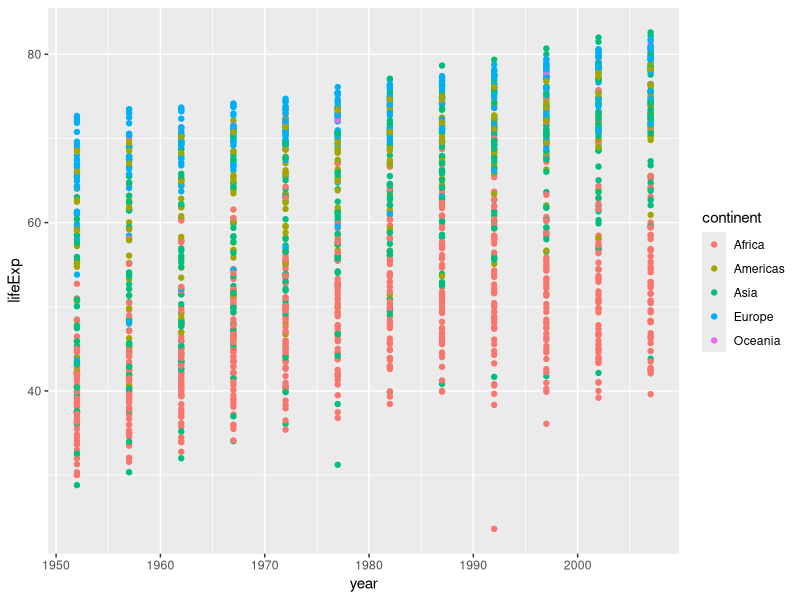
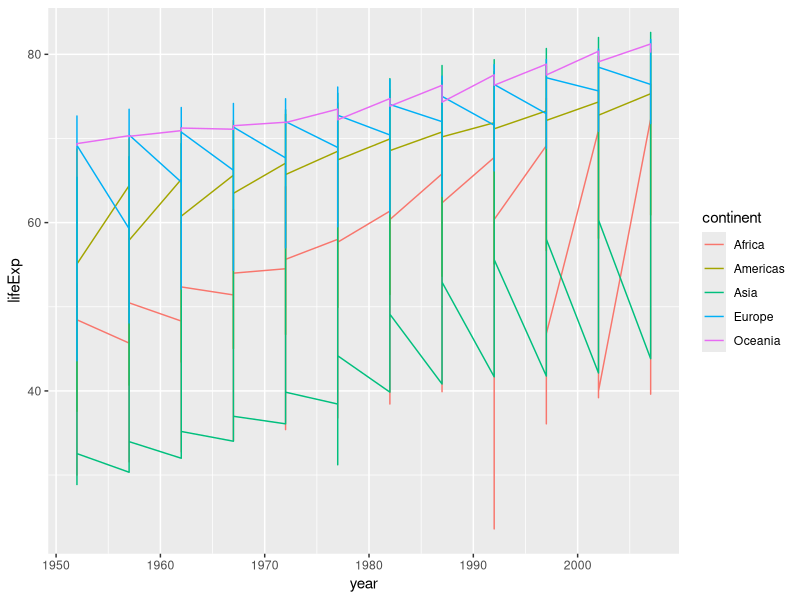
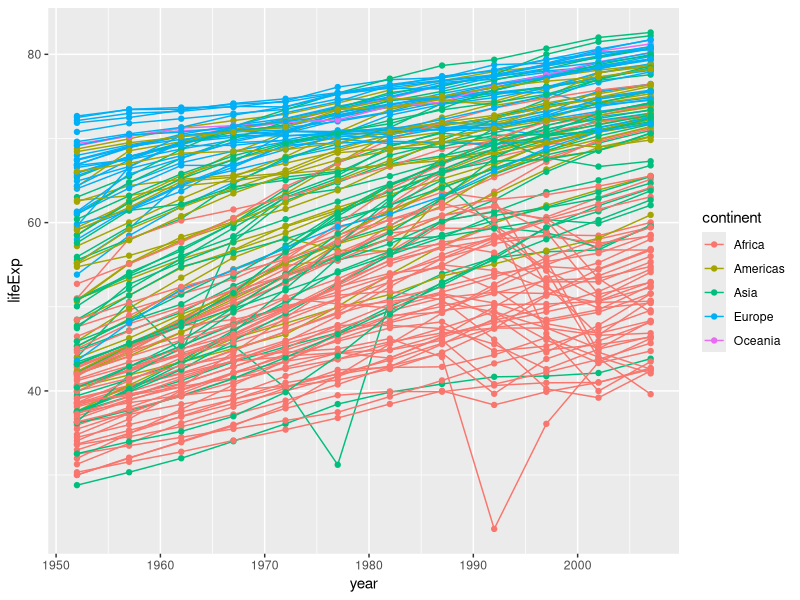
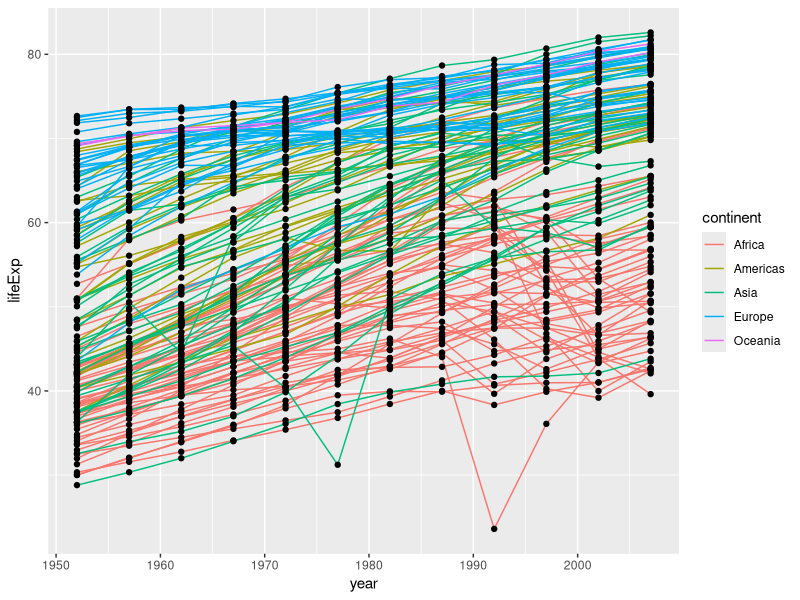
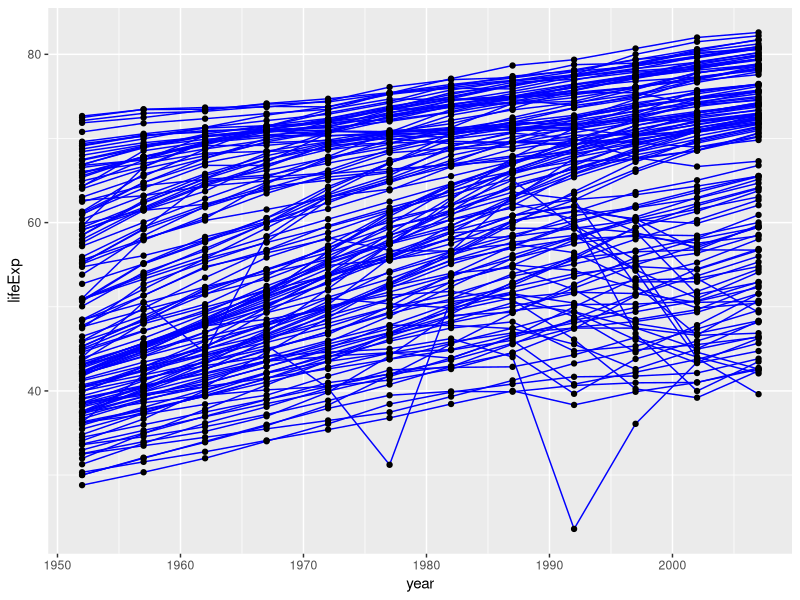
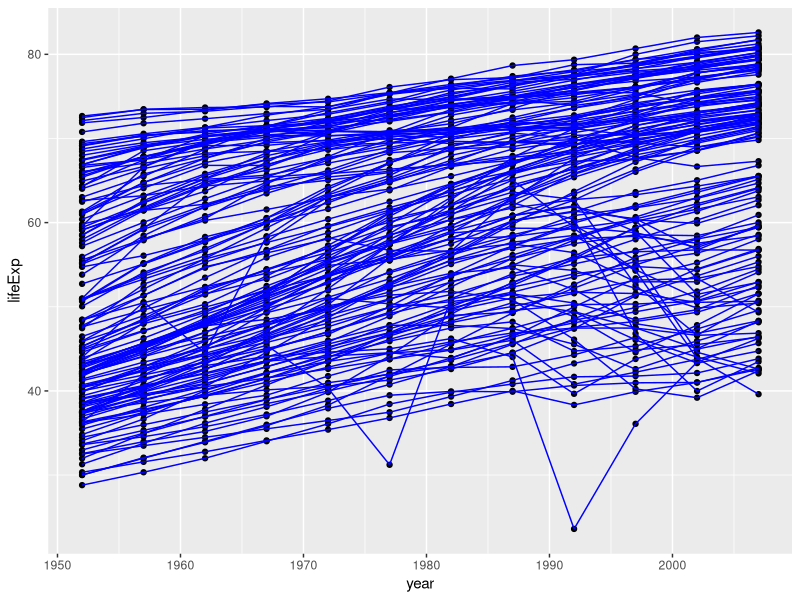
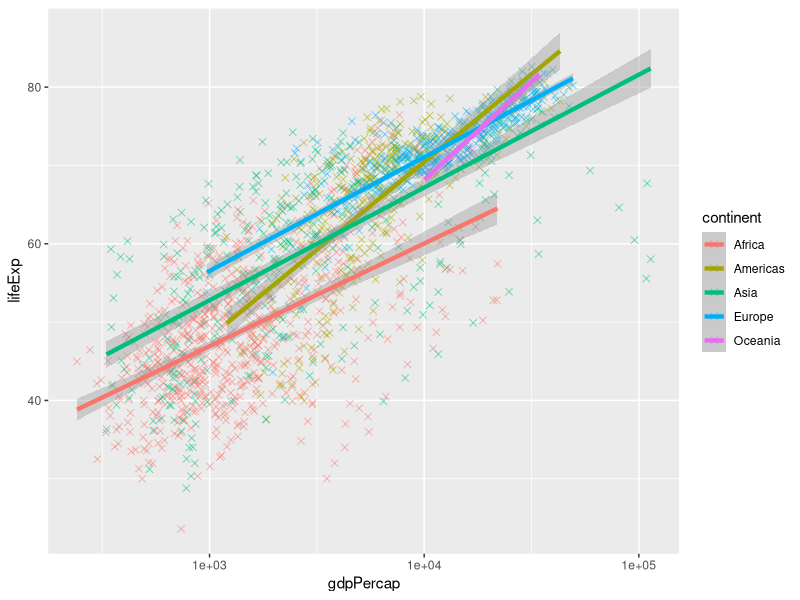
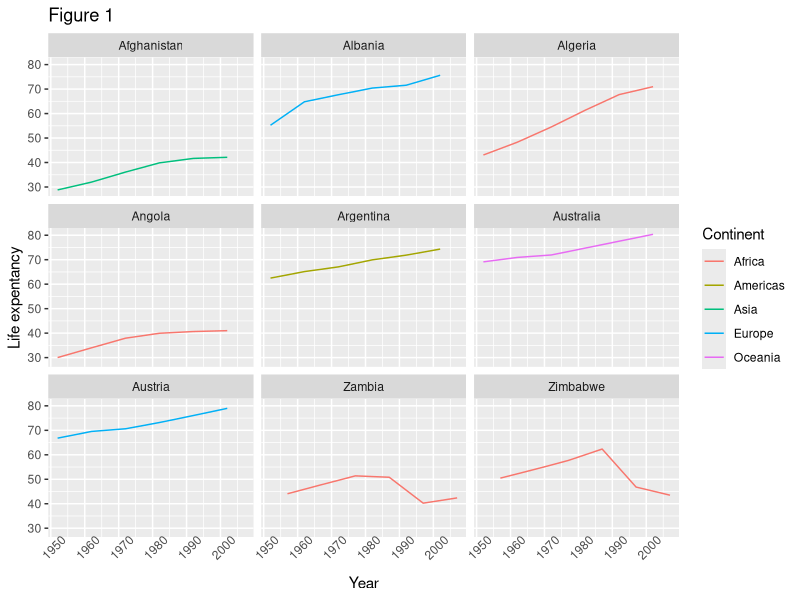

R code for these plots, in order: (Note: this script raises an error after producing the figures.)
install.packages("ggplot2")

library(ggplot2)

gapminder <- read.table("gapminder.txt", header = T)

head(gapminder)

ggplot(data = gapminder, aes(x = year, y = lifeExp, color = continent)) + geom_point()


ggplot(data = gapminder, aes(x = year, y = lifeExp, color = continent)) + 
  geom_line()

ggplot(data = gapminder, aes(x = year, y = lifeExp, by = country, color = continent)) + 
  geom_line()+ 
  geom_point()


ggplot(data = gapminder, aes(x = year, y = lifeExp, by = country)) + 
  geom_line(aes(color=continent))+ 
  geom_point()

ggplot(data = gapminder, aes(x = year, y = lifeExp, by = country)) + 
  geom_line(color="blue")+ 
  geom_point()

ggplot(data = gapminder, aes(x = year, y = lifeExp, by = country)) + 
 geom_point() +
 geom_line(color="blue")

ggplot(data = gapminder, aes(x = gdpPercap, y = lifeExp, color = continent)) + 
  geom_point(alpha =0.5, size = 2, shape = 4) +
  scale_x_log10() +
  geom_smooth(method = "lm", size = 1.5)

az_row <- startsWith(as.vector(gapminder$country), c('A', 'Z'))

az_countries <- gapminder[az_row,]

lifeExp_plot <- ggplot(data = az_countries, aes(x=year, y=lifeExp, color=continent)) +
  geom_line() +
  facet_wrap(~country) +
  labs(
    x = "Year",  ## x axis title
    y = "Life expentancy", ## y axis title
    title = "Figure 1", ## main title
    color = "Continent"
  ) +
  theme(axis.text.x=element_text(angle = 45), axis.ticks.x =element_blank())

ggsave(filename = "lifeExp.png", plot = lifeExp_plot, width = 12, height = 10, dpi =300, unit ="cm")

ggsave("myPlot.pdf")

ChinaLE <- gapminder[gapminder$country == "China",]
ggplot(data = ChinaLE, aes(x = year, y=lifeExp)) +
  geom_bar(stat = "count")


ggplot(data = gapminder[gapminder$country == "China",], aes(x=year, y=lifeExp))+
  geom_bar(fill ='orange', stat = "identity")

e_rows <- startsWith(as.vector(gapminder$country), c('E'))  
e_countries <- gapminder[e_rows,]
ggplot(data = e_countries, aes(x=year, y=pop/10000000, fill=continent))+
  geom_bar(stat = "identity")+
  facet_wrap(~country)+
  labs(
    x = "Year",  ## x axis title
    y = "Population(Million)", ## y axis title
    title = "Continent"
  )+
  theme(axis.text.x=element_text(angle = 45), axis.ticks.x =element_blank())

  install
  
  
  
  
  
  
  
  











